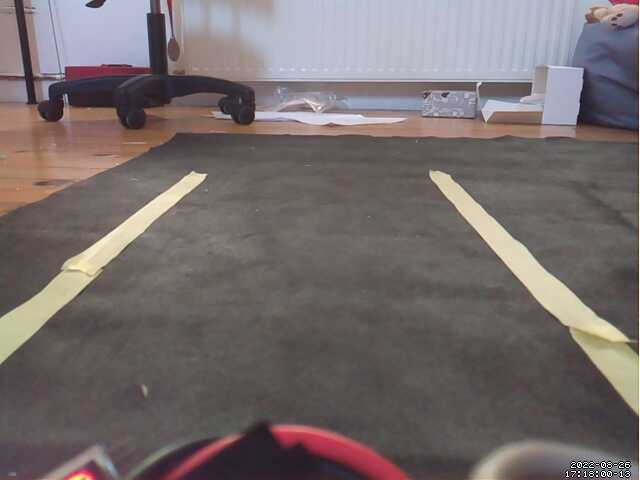
#> input picture testImg/test3.9.png, 640 x 480 px
$ python lineDetectionNewAdvancedzMaciej2.py
#> lines starting #> are read from the running program, lines starting #| are printed output that depends on the picture
import cv2
import numpy as np
from matplotlib import pyplot as plt
from scipy.optimize import curve_fit

def canny(image):
    img_gray=cv2.cvtColor(image, cv2.COLOR_RGB2GRAY)
    img_blur=cv2.GaussianBlur(img_gray, (5, 5), 0)
    img_cann=cv2.Canny(img_blur, 150, 300)
    return img_cann

def displayLine(image, lines, color=(0, 0, 255), color2=(0, 0, 255)):
    line_image= np.zeros_like(image)
    if lines is not None:
        for line in lines:
            x1,y1,x2,y2=line.reshape(4)
            cv2.line(line_image,(x1,y1),(x2,y2),color,4)
            cv2.circle(line_image, (x1, y1), 2, color2, 2)
            cv2.circle(line_image, (x2, y2), 2, color2, 2)
    return line_image

# [27 lines left out: function avarageSlopeBird, not called in this run]

# ANALIZA OBRAZU Z PIERWSZEJ OSOBY #

def avarageSlopeIntersect(image, lines): #wyciąganie średniej z lini
    leftFit=[] #lewy pas
    rightFit=[] #prawy pas
    for line in lines:
        x1, y1, x2, y2 = line.reshape(4)
        parameters= np.polyfit((x1,x2),(y1,y2), 1)
        slope = parameters[0] #nachylenie linii
        intercept = parameters[1]
        if slope < 0: #jeżeli funkcja rosnąca
            leftFit.append((slope, intercept)) #dodaj linie do lewego pasa
        elif slope > 0:
            rightFit.append((slope, intercept)) #jeżeli funkcja malejąca dodaj linie do prawego pasa
        else:
            pass
    leftFitAvarage = np.average(leftFit, axis=0) #średnia
    rightFitAverage = np.average(rightFit, axis=0) #średnia
    leftLine = makeCoords(image, leftFitAvarage) #koordynaty lini
    rightLine = makeCoords(image, rightFitAverage) #koordynaty lini
    return np.array([leftLine, rightLine])

def AnalizeForLines(image):
    img_cann=canny(image)  # zastosowanie metody canny
    gray=cv2.cvtColor(image, cv2.COLOR_BGR2GRAY)
    blurred=cv2.GaussianBlur(gray, (7, 7), 0)
    (T, thresh)=cv2.threshold(blurred, 150, 255,
                              cv2.THRESH_BINARY)
    img_crop=regionOfIntrest(thresh, 0)  # przycięcie zdjęcia
    try:
        lines=cv2.HoughLinesP(img_crop, 2, np.pi / 180, 70, None, minLineLength=60, maxLineGap=20)
        avaraged_lines=avarageSlopeIntersect(image, lines)
        image_lines=displayLine(image, avaraged_lines)
        img_comb=cv2.addWeighted(image, 0.8, image_lines, 1, 1, 1)
        return img_comb, img_crop
    except:
        return image, img_crop

def makeCoords(image, line_params):
    slope, intercept = line_params
    y1 = image.shape[0]
    y2 = int(y1*(2/5))
    x1=int((y1-intercept)/slope)
    x2=int((y2-intercept)/slope)
    return np.array([x1,y1,x2,y2])


def regionOfIntrest(image, normal=0):
    height, width = image.shape
    if normal==1:
        area=np.array([[(70,90), (570,90), (width // 2, height + 20)]])
    else:
        area=np.array([[(0, height), (width - 3, height), (width - 3, int(height * (1 / 3))),(0, int(height * (1 / 3)))]])  # stworzenie prostokąta o punktach
    mask=np.zeros_like(image) #puste zdjęcie o wymiarach oryginału
    cv2.fillPoly(mask,area,255) #wypełnienie pustego zdjęcia białym kolorem wedłóg zadanego kształtu
    img_mask=cv2.bitwise_and(image,mask) #operacja and na podanych obrazach
    return img_mask


# [8 lines left out: function makeCordsBird, not called in this run]


def perspectiveWarp(img):
    IMAGE_H, IMAGE_W, _=img.shape
    src=np.float32([[0, IMAGE_H], [IMAGE_W, IMAGE_H], [0, 0], [IMAGE_W, 0]])
    dst=np.float32([[300, IMAGE_H], [355, IMAGE_H], [0, 0], [IMAGE_W, 0]])
    M=cv2.getPerspectiveTransform(src, dst)  # The transformation matrix
    img=img[int(IMAGE_H*(1/4)):IMAGE_H, 0:IMAGE_W]  # Apply np slicing for ROI crop
    warped_img=cv2.warpPerspective(img, M, (IMAGE_W, IMAGE_H))  # Image warping
    return warped_img

#TODO tutaj

def linie(Wykryte_Punkty_HOUGHA,max_odl_zad):
    # zmienne wyjściowe "Wykryte_P1", "Wykryte_P2" opisują zbiory
    # punktów Hougha określające początki i końce posortowanych
    # linii opisujących linię pasa ruchu

    print('START')

    Wykryte_Punkty_HOUGHA_rez=Wykryte_Punkty_HOUGHA.reshape(-1, 4)
    Wykryte_Punkty_HOUGHA=Wykryte_Punkty_HOUGHA_rez
    #print('Wykryte_Punkty_HOUGHA_rez')
    #print(Wykryte_Punkty_HOUGHA)

    for line in Wykryte_Punkty_HOUGHA:
        #print(line)
        x1,y1,x2,y2=line
        #print(x1,y1,x2,y2)
        plt.plot([x1, x2], [y1, y2])
    #plt.show()

    # PREPROCESING: kondycjonowanie punktów
    # współrzędna Y nie może przekraczać 450
    # współczynnik B musi być dodatni
    # jeśli jest ujemny to zmienimy miejscami punkty P1 i P2
    B=Wykryte_Punkty_HOUGHA[:,3]-Wykryte_Punkty_HOUGHA[:,1]
    A=Wykryte_Punkty_HOUGHA[:,2]-Wykryte_Punkty_HOUGHA[:,0]

    # dla listy: indeks=B.index(B<0)
    # dla macierzy:
    indeks = np.where(B < 0)
    # określam roboczy zbiór dynamicznie zmiennych punktów Hougha
    Analizowane_Punkty_Hougha = np.copy(Wykryte_Punkty_HOUGHA)
    Wykryte_Punkty_HOUGHA[indeks, 0] = Analizowane_Punkty_Hougha[indeks, 2]
    Wykryte_Punkty_HOUGHA[indeks, 1] = Analizowane_Punkty_Hougha[indeks, 3]
    Wykryte_Punkty_HOUGHA[indeks, 2] = Analizowane_Punkty_Hougha[indeks, 0]
    Wykryte_Punkty_HOUGHA[indeks, 3] = Analizowane_Punkty_Hougha[indeks, 1]

    #print('Wykryte_Punkty')
    #print(Wykryte_Punkty_HOUGHA)

    # określam roboczy zbiór dynamicznie zmiennych punktów Hougha
    Analizowane_Punkty_Hougha = np.copy(Wykryte_Punkty_HOUGHA)
    # sortuje aby zacząć od najdalej położonego P2
    Analizowane_indeksy=np.argsort(Analizowane_Punkty_Hougha[:,3])[::-1]
    Analizowane_Punkty_Hougha=Analizowane_Punkty_Hougha[Analizowane_indeksy,:].T

    # w posortowanym zbiorze sprawdzę czy yp i y0 nie przekraczają
    # wartości 450
    yp=Analizowane_Punkty_Hougha[1,0]
    y0=Analizowane_Punkty_Hougha[3, 0]
    if yp>=450 or y0>=450:
        # wyrzuć ten punkt ze zbioru
        Analizowane_Punkty_Hougha = Analizowane_Punkty_Hougha[:, 1:len(Analizowane_Punkty_Hougha.T)]

    #print('Analizowane_Punkty')
    #print(Analizowane_Punkty_Hougha)

    # wykrywanie linii zaczynam od 1 szego punktu
    # punkty P1 i P2 są połączone linią hougha
    # współrzędne x,y punktów początków linii
    wiersz=Analizowane_Punkty_Hougha[:, 0]
    # początek
    P1 = np.array([wiersz[0], wiersz[1]])
    # koniec
    P2 = np.array([wiersz[2], wiersz[3]])

    # usuwam ten punkt z listy
    Analizowane_Punkty_Hougha = Analizowane_Punkty_Hougha[:, 1:len(Analizowane_Punkty_Hougha.T)]

    # określam współrzędne x,y wektory punktów początów linii
    P_1_X=Analizowane_Punkty_Hougha[0]
    P_1_Y=Analizowane_Punkty_Hougha[1]

    # współrzędne x,y punktów końców linii
    P_2_X=Analizowane_Punkty_Hougha[2]
    P_2_Y=Analizowane_Punkty_Hougha[3]

    plt.plot(P_1_X, P_1_Y, "o", color="blue", linewidth=2, alpha=0.5)
    plt.plot(P_2_X, P_2_Y, "o", color="red", linewidth=2, alpha=0.5)
    print('punkty początkowe oznaczono kolorem niebieskim')
    print('punkty koncowe oznaczono kolorem czerwonym')

    # ITERACJA NR 1
    # Przyjmuje warunek początkowy dla pętli
    odl_min = 0
    lp_itercji = 1
    # wykryte P1 są interpretowane jak zwykł list Pythona
    Wykryte_P1 = [P1]
    Wykryte_P2 = [P2]

    # PETLA WHILE
    while (odl_min<=max_odl_zad) or lp_itercji<=7:

        print(lp_itercji)

        # współrzędne punktów
        xp = P1[0]
        yp = P1[1]
        x0 = P2[0]
        y0 = P2[1]

        lin_Hougha_X = np.array([xp, x0])
        lin_Hougha_Y = np.array([yp, y0])
        plt.plot(lin_Hougha_X, lin_Hougha_Y, "o-", color="cyan", linewidth=4, alpha=0.5)
        plt.plot(xp, yp, "o", color="blue", linewidth=4, alpha=0.5)
        print('na linni Hougha punkty początkowe oznaczono kolorem niebieskim')
        print('na linni Hougha punkty koncowe oznaczono kolorem cyan')

        #plt.show()

        # - wektory kierunkowe linii hougha łączącej P1 z P2
        # a także - współczynniki równania ogólnego prostej prostopadłej
        # do niej o postaci:
        # A*x+B*y+C=0
        # przyrosty dx i dy
        DEL=(P2-P1)
        # długość
        L=np.sqrt(DEL[0]*DEL[0]+DEL[1]*DEL[1])
        #print('L')
        #print(L)
        # normalizacja
        #DEL=DEL/L

        # parametry A i B równania w postaci ogólnej
        A= DEL[0]
        B= DEL[1]

        # wektor kierunkowy P1-P2
        VEC=np.array([[A],[B]])

        t=[-1,0,1]

        # równanie parametryczne prostej

        lin1=P2.reshape(2,1)+VEC*t

        x1,y1=lin1

        # wykres linii prostopadłej do linii P1-P2

        A2= -DEL[1]
        B2= DEL[0]
        # wektor kierunkowy P1-P2
        VEC2=np.array([[A2],[B2]])

        # równanie parametryczne prostej prostopadłej
        # PRZECHODZĄCEJ PRZEZ PUNKT P2
        lin2=P2.reshape(2,1)+VEC2*t
        x2, y2 = lin2
        plt.plot(x2,y2,"-", color="blue",linewidth=2, alpha=0.5)
        print('prosta prostopadła w punkcie końcowym linii Hougha - kolor niebieski')

        # wyznaczenie wartości C postaci ogólnej linii prostopadłej
        # punkt C definiuje dla końca linii
        # w ten sposób nie odrzucam zbyt wielu punktów
        C=-(A*x0+B*y0)

        # kryterium przynależności punktów do półpłaszczyzny
        # ograniczonca linia prostopadłą do linii Hougha
        # - w punkcie jej końca
        # - wskaznik znaku półpłaszczyzny punktów P_1 oraz P_2
        # - punkty dodatnio określone leżą powyżej linii
        # - znak nie może być '=' gdyż w tym przypadku otrzymamy odl=0
        rownanie1=A*P_1_X+B*P_1_Y+C<0
        rownanie2=A*P_2_X+B*P_2_Y+C<0
        # - warunek dla całej linii (punktów początku i końca)
        rownanie=rownanie1&rownanie2

        print('kryterium punktów końcowych linii półpłaszczyzny')
        print(rownanie)

        # indeksy punktów półpłaszczyzny
        deklarowane_indeksy=np.arange(len(P_1_X.T))

        # nowy zbiór punktów Hougha na półpłaszczyznie

        Punkty_polplaszczyzny=Analizowane_Punkty_Hougha.T[rownanie.T]

        EMP=np.any(Punkty_polplaszczyzny)

        # jeżeli macierz jest pusta
        if (EMP==False):
            print('pusty zbiór punktów')
            break

        #plt.plot(x2, y2, "o-", color="blue", linewidth=2, alpha=0.5)
        plt.plot(Punkty_polplaszczyzny.T[0], Punkty_polplaszczyzny.T[1], "o", color="black", linewidth=2, alpha=0.5)
        plt.plot(Punkty_polplaszczyzny.T[2], Punkty_polplaszczyzny.T[3], "o", color="magenta", linewidth=2, alpha=0.5)
        print('punkty półpłaszczyzny. Punkty początkowe - kolor czarny')
        print('punkty półpłaszczyzny. Punkty koncowe - kolor magenta')
        #plt.show()

        # - W zbiorze punktów półpłaszczyzny
        # - znajdę punkt początkowy następnej linii Hougha,
        # - położony najbliżej P2.
        # w tym celu wyznaczam przyrosty
        DDX = xp - Punkty_polplaszczyzny.T[2]
        DDY = yp - Punkty_polplaszczyzny.T[3]
        # suma kwadratów
        odl=np.sqrt((DDX**2+DDY**2))
        print('odległość od punktu poczatkowego wykrytej linii do punktów koncowych linii półpłaszczyzny')
        print(odl)

        index_min_odl = np.argmin(odl)
        odl_min=odl[index_min_odl]

        # warunek: jeśli odl_min istnieje oraz
        # jest mniejsza od dopuszczalnej wart maksymalnej
        if odl_min<max_odl_zad:
            # współrzędne nowego punktu P_N1
            wiersz_N = Punkty_polplaszczyzny[index_min_odl]
            # początek
            P_N1 = np.array([wiersz_N[0], wiersz_N[1]])
            # koniec
            P_N2 = np.array([wiersz_N[2], wiersz_N[3]])
        else:

            print('odl_min>max_odl_zad')
            break

        # - Podstawienie
        Analizowane_Punkty_Hougha=Punkty_polplaszczyzny.T

        lp_itercji=lp_itercji+1

        P1=P_N1
        P2=P_N2
        # współrzędne x,y punktów początków linii
        P_1_X = Analizowane_Punkty_Hougha[0]
        P_1_Y = Analizowane_Punkty_Hougha[1]

        # współrzędne x,y punktów końców linii
        P_2_X = Analizowane_Punkty_Hougha[2]
        P_2_Y = Analizowane_Punkty_Hougha[3]

        Wykryte_P1.append(P1)
        Wykryte_P2.append(P2)

    print(Wykryte_P1,Wykryte_P2)
    return Wykryte_P1, Wykryte_P2


def avarageLines(image, lines):
    newLines=[]
    oldLines=[]
    for line_nr in range(len(lines)):
        x1, y1 = lines[line_nr][0][0],lines[line_nr][0][1]
        x2, y2 = lines[line_nr][0][2],lines[line_nr][0][3]
        dx, dy = x2-x1, y2-y1
        lengt = np.sqrt(dx**2+dy**2) #dlugosc lini
        wx=dx/lengt #A
        wy=dy/lengt #B
        if line_nr==0:
            C=-wx * x2 - wy * y2  # Ax + By + C = 0 -> C = -(Ax + By)
            A_ = dy
            B_ = dx
            C_ = -(A_*x2+B_*y2)
            lin_prost=np.add(np.array([[x2],[y2]]), np.multiply(np.array([[A_],[B_]]),[20,0,-20]))
            print(x2,y2)
            print(lin_prost)
        war=wx*x2+wy*y2+C
        war2=wx*x1+wy*y1+C
        if war>=0 and war2>=0:
            newLines.append(lines[line_nr])
        else:
            oldLines.append(lines[line_nr])
    return newLines, oldLines, [lines[0]]

def AnalizeForCurve(image):
    image=perspectiveWarp(image)
    img_cann=canny(image)
    #gray=cv2.cvtColor(image, cv2.COLOR_BGR2GRAY)
    #blurred=cv2.GaussianBlur(gray, (7, 7), 0)
    #(T, thresh)=cv2.threshold(blurred, 150, 255,
    #                          cv2.THRESH_BINARY)
    img_crop=regionOfIntrest(img_cann, 1)

    lines=cv2.HoughLinesP(img_crop, 2, np.pi / 180, 30, None, minLineLength=30, maxLineGap=30) #[[[x1,y1,x2,y2]],[x1,y1,x2,y2],[x1,y1,x2,y2]]
    # [5 lines of commented-out code are left out]

    Wykryte_P1, Wykryte_P2=linie(lines,50)
    plt.show()
    print('ok')

    img_avarageLinesNew, img_avarageLinesOld, analizedLine = avarageLines(image, lines) # algorytm
    image_lines2=displayLine(image, img_avarageLinesOld)
    image_lines = displayLine(image, img_avarageLinesNew,(0,255,0),(0,255,0))
    image_analizedLIne = displayLine(image, analizedLine, (255,0,0),(255,0,0))
    img_comb = cv2.addWeighted(image, 0.5, image_lines2,1,1)
    img_comb2 = cv2.addWeighted(img_comb, 1, image_lines, 1 , 1, 1)
    img_comb3 = cv2.addWeighted(img_comb2, 0.5, image_analizedLIne, 1 , 1, 1)
    return img_comb3, img_crop

# 450

img = cv2.imread('../testImg/test3.9.png')
#> img is the input picture: shape (480, 640, 3); mean B, G, R 108.6, 108.6, 117.8
i1, i2 = AnalizeForLines(img)
#> in canny, `img_cann=cv2.Canny(img_blur, 150, 300)`:
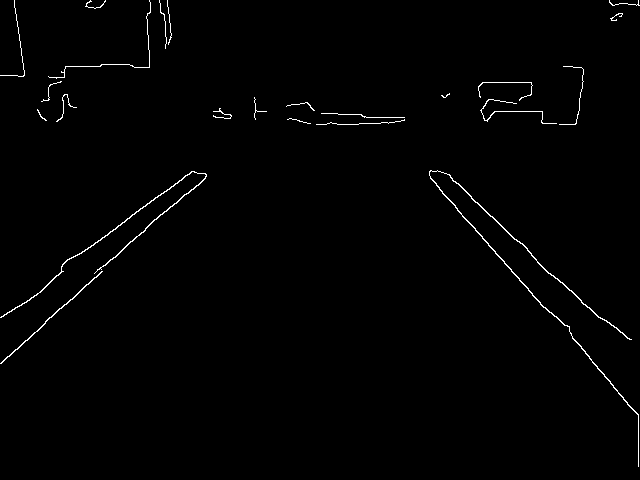
#> img_cann: shape (480, 640); 0.95% white in thin lines or dots
#> in AnalizeForLines, `lines=cv2.HoughLinesP(img_crop, 2, np.pi / 180, 70, None, minLineLengt..`: lines = 71 rows, first 6: [432, 171, 637, 384], [431, 172, 637, 409], [0, 335, 205, 175], [447, 174, 637, 364], [435, 171, 637, 381], [0, 328, 205, 174]
#> the loop in avarageSlopeIntersect, `for line in lines:` made 71 passes
#> (x1, y1, x2, y2, slope, intercept) on passes 1 to 8: (432, 171, 637, 384, 1.04, -277.9), (431, 172, 637, 409, 1.15, -323.9), (0, 335, 205, 175, -0.78, 335), (447, 174, 637, 364, 1, -273), (435, 171, 637, 381, 1.04, -281.2), (0, 328, 205, 174, -0.751, 328), (437, 171, 637, 371, 1, -266), (441, 172, 637, 368, 1, -269)
#> after the loop in avarageSlopeIntersect, `for line in lines:`: leftFit = 35 pairs, first value -0.897 to -1.3e-16, second value 163.8 to 359.6; rightFit = 36 pairs, first value 0.286 to 1.55, second value -577.7 to 152.9
#> in avarageSlopeIntersect, `leftFitAvarage = np.average(leftFit, axis=0)`: leftFitAvarage = [-0.709, 314.9]
#> in avarageSlopeIntersect, `rightFitAverage = np.average(rightFit, axis=0)`: rightFitAverage = [0.996, -255.4]
#> in makeCoords, `slope, intercept = line_params`: slope = -0.709; intercept = 314.9
#> in makeCoords, `x1=int((y1-intercept)/slope)`: x1 = -232
#> in makeCoords, `x2=int((y2-intercept)/slope)`: x2 = 173
#> in avarageSlopeIntersect, `leftLine = makeCoords(image, leftFitAvarage)`: leftLine = [-232, 480, 173, 192]
#> in avarageSlopeIntersect, `rightLine = makeCoords(image, rightFitAverage)`: rightLine = [738, 480, 449, 192]
#> in AnalizeForLines, `avaraged_lines=avarageSlopeIntersect(image, lines)`: avaraged_lines = [[-232, 480, 173, 192], [738, 480, 449, 192]]
#> the loop in displayLine, `for line in lines:` made 2 passes
#> in AnalizeForLines, `img_comb=cv2.addWeighted(image, 0.8, image_lines, 1, 1, 1)`:
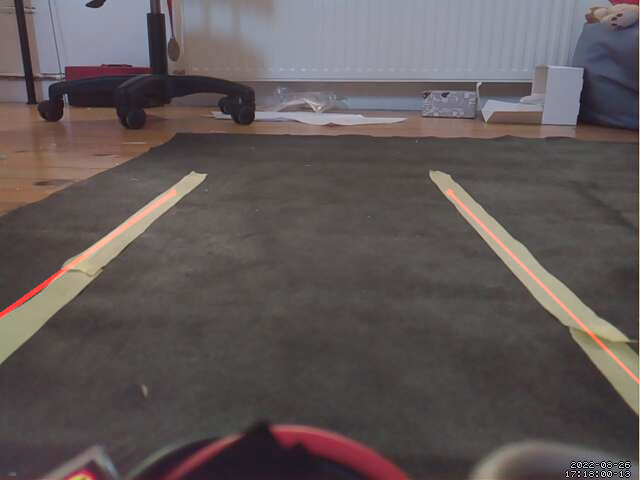
#> img_comb: shape (480, 640, 3); mean B, G, R 87.8, 87.9, 95.9
cv2.imshow("normal",i1)
cv2.imshow("normal_canny",i2)
i3, i4 = AnalizeForCurve(img)
#> in perspectiveWarp, `M=cv2.getPerspectiveTransform(src, dst)`: M = [[1, 7.27, 0], [0, 11.64, 0], [0, 0.0222, 1]]
#> in perspectiveWarp, `img=img[int(IMAGE_H*(1/4)):IMAGE_H, 0:IMAGE_W]`:
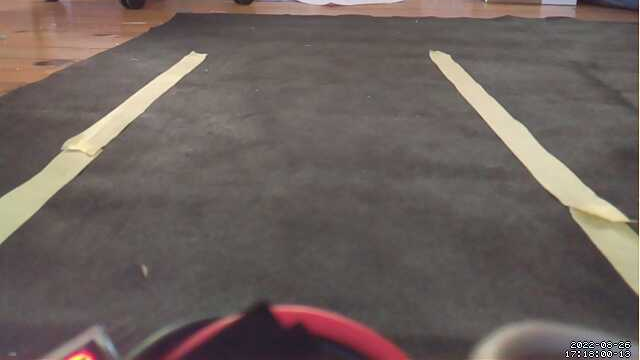
#> img: shape (360, 640, 3); mean of channels 0, 1, 2 93.1, 97.4, 108.2; drawn as B, G, R
#> in canny (call 2), `img_gray=cv2.cvtColor(image, cv2.COLOR_RGB2GRAY)`:
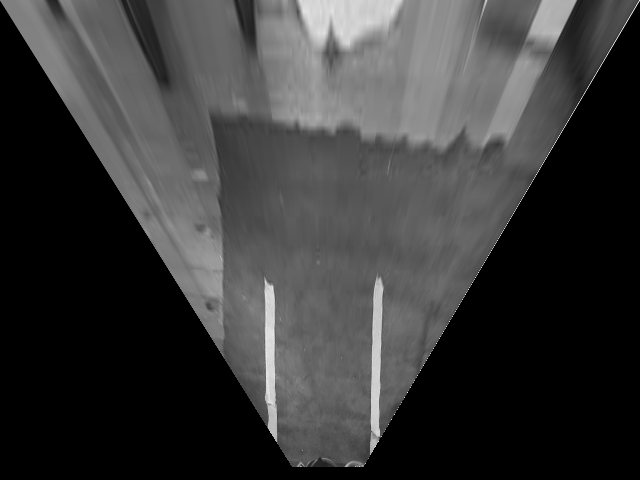
#> img_gray: shape (480, 640); min 0, max 245, mean 57.2
#> in AnalizeForCurve, `lines=cv2.HoughLinesP(img_crop, 2, np.pi / 180, 30, None, minLineLengt..`: lines = [[275, 373, 276, 427], [378, 403, 382, 285], [370, 417, 372, 315], [265, 400, 265, 300], [274, 388, 274, 292]]
#> in linie, `Wykryte_Punkty_HOUGHA_rez=Wykryte_Punkty_HOUGHA.reshape(-1, 4)`: Wykryte_Punkty_HOUGHA_rez has the same summary as lines in AnalizeForCurve
#> in linie, `Wykryte_Punkty_HOUGHA=Wykryte_Punkty_HOUGHA_rez`: Wykryte_Punkty_HOUGHA has the same summary as lines in AnalizeForCurve
#> the loop in linie, `for line in Wykryte_Punkty_HOUGHA:` made 5 passes
#> in linie, `B=Wykryte_Punkty_HOUGHA[:,3]-Wykryte_Punkty_HOUGHA[:,1]`: B = [54, -118, -102, -100, -96]
#> in linie, `A=Wykryte_Punkty_HOUGHA[:,2]-Wykryte_Punkty_HOUGHA[:,0]`: A = [1, 4, 2, 0, 0]
#> in linie, `indeks = np.where(B < 0)`: indeks = ([1, 2, 3, 4],)
#> in linie, `Analizowane_Punkty_Hougha = np.copy(Wykryte_Punkty_HOUGHA)`: Analizowane_Punkty_Hougha has the same summary as lines in AnalizeForCurve
#> in linie, `Analizowane_Punkty_Hougha = np.copy(Wykryte_Punkty_HOUGHA)`: Analizowane_Punkty_Hougha = [[275, 373, 276, 427], [382, 285, 378, 403], [372, 315, 370, 417], [265, 300, 265, 400], [274, 292, 274, 388]]
#> in linie, `Analizowane_indeksy=np.argsort(Analizowane_Punkty_Hougha[:,3])[::-1]`: Analizowane_indeksy = [0, 2, 1, 3, 4]
#> in linie, `Analizowane_Punkty_Hougha=Analizowane_Punkty_Hougha[Analizowane_indeks..`: Analizowane_Punkty_Hougha = [[275, 372, 382, 265, 274], [373, 315, 285, 300, 292], [276, 370, 378, 265, 274], [427, 417, 403, 400, 388]]
#> in linie, `yp=Analizowane_Punkty_Hougha[1,0]`: yp = 373
#> in linie, `y0=Analizowane_Punkty_Hougha[3, 0]`: y0 = 427
#> in linie, `wiersz=Analizowane_Punkty_Hougha[:, 0]`: wiersz = [275, 373, 276, 427]
#> in linie, `P1 = np.array([wiersz[0], wiersz[1]])`: P1 = [275, 373]
#> in linie, `P2 = np.array([wiersz[2], wiersz[3]])`: P2 = [276, 427]
#> in linie, `Analizowane_Punkty_Hougha = Analizowane_Punkty_Hougha[:, 1:len(Analizo..`: Analizowane_Punkty_Hougha = [[372, 382, 265, 274], [315, 285, 300, 292], [370, 378, 265, 274], [417, 403, 400, 388]]
#> in linie, `P_1_X=Analizowane_Punkty_Hougha[0]`: P_1_X = [372, 382, 265, 274]
#> in linie, `P_1_Y=Analizowane_Punkty_Hougha[1]`: P_1_Y = [315, 285, 300, 292]
#> in linie, `P_2_X=Analizowane_Punkty_Hougha[2]`: P_2_X = [370, 378, 265, 274]
#> in linie, `P_2_Y=Analizowane_Punkty_Hougha[3]`: P_2_Y = [417, 403, 400, 388]
#> in linie, `Wykryte_P1 = [P1]`: Wykryte_P1 = [[275, 373]]
#> in linie, `Wykryte_P2 = [P2]`: Wykryte_P2 = [[276, 427]]
#> the loop in linie, `while (odl_min<=max_odl_zad) or lp_itercji<=7: ` made 2 passes
#> (xp, yp, x0, y0, L, A, B, x1) on pass 1: (275, 373, 276, 427, 54.01, 1, 54, [275, 276, 277])
#> (printed output is left out)
#> after the loop in linie, `while (odl_min<=max_odl_zad) or lp_itercji<=7:`: Wykryte_P1 = [[275, 373], [274, 292]]; Wykryte_P2 = [[276, 427], [274, 388]]; lp_itercji = 2
#| [array([275, 373], dtype=int32), array([274, 292], dtype=int32)] [array([276, 427], dtype=int32), array([274, 388], dtype=int32)]
#> in AnalizeForCurve, `Wykryte_P1, Wykryte_P2=linie(lines,50)`: Wykryte_P1 = [[275, 373], [274, 292]]; Wykryte_P2 = [[276, 427], [274, 388]]
#> in AnalizeForCurve, `plt.show()`:
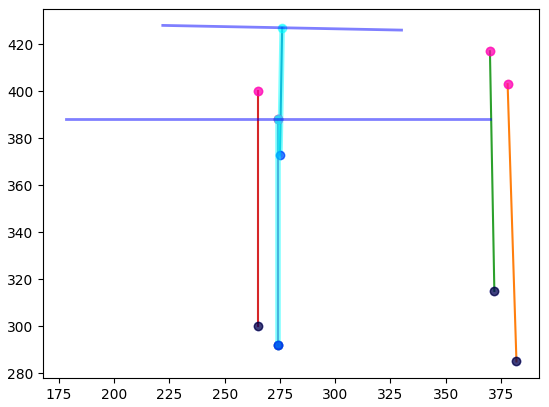
#> figure drawn by matplotlib, 1 panel
#> the loop in avarageLines, `for line_nr in range(len(lines)):` made 5 passes
#> (x1, y1, x2, y2, dx, dy, lengt, wx) on pass 1: (275, 373, 276, 427, 1, 54, 54.01, 0.0185)
#> (printed output is left out)
#> after the loop in avarageLines, `for line_nr in range(len(lines)):`: newLines = []; oldLines = [[[275, 373, 276, 427]], [[382, 285, 378, 403]], [[372, 315, 370, 417]], [[265, 300, 265, 400]], [[274, 292, 274, 388]]]
#> in AnalizeForCurve, `img_avarageLinesNew, img_avarageLinesOld, analizedLine = avarageLines(..`: img_avarageLinesNew = []; img_avarageLinesOld has the same summary as oldLines in avarageLines; analizedLine = [[[275, 373, 276, 427]]]
#> the loop in displayLine (call 2), `for line in lines:` made 5 passes
#> in AnalizeForCurve, `img_comb = cv2.addWeighted(image, 0.5, image_lines2,1,1)`:
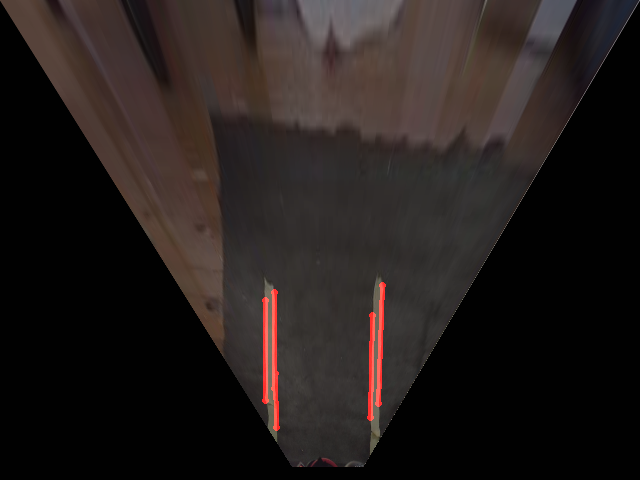
#> img_comb: shape (480, 640, 3); mean of channels 0, 1, 2 27.8, 29.5, 36.2; drawn as B, G, R
#> in AnalizeForCurve, `img_comb3 = cv2.addWeighted(img_comb2, 0.5, image_analizedLIne, 1 , 1,..`:
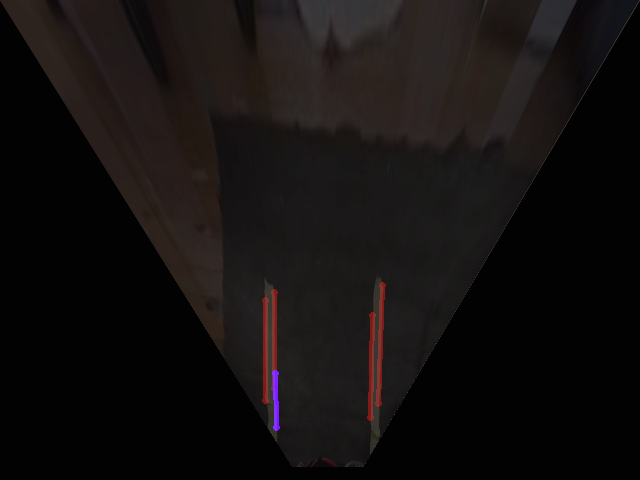
#> img_comb3: shape (480, 640, 3); mean of channels 0, 1, 2 15.6, 16.2, 19.6; drawn as B, G, R
cv2.imshow("warped",i3)
cv2.imshow("warped_canny",i4)
cv2.waitKey(0)
